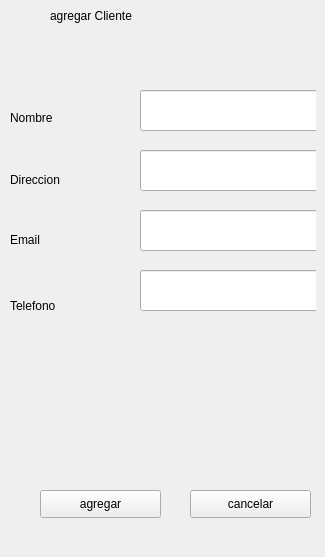
               <widget class="QWidget" name="agregarC">
                <widget class="QWidget" name="widget_9" native="true">
                 <property name="geometry">
                  <rect>
                   <x>10</x>
                   <y>0</y>
                   <width>306</width>
                   <height>548</height>
                  </rect>
                 </property>
                 <widget class="QLineEdit" name="lineEdit_38">
                  <property name="geometry">
                   <rect>
                    <x>130</x>
                    <y>90</y>
                    <width>181</width>
                    <height>41</height>
                   </rect>
                  </property>
                 </widget>
                 <widget class="QLineEdit" name="lineEdit_39">
                  <property name="geometry">
                   <rect>
                    <x>130</x>
                    <y>150</y>
                    <width>181</width>
                    <height>41</height>
                   </rect>
                  </property>
                 </widget>
                 <widget class="QLineEdit" name="lineEdit_40">
                  <property name="geometry">
                   <rect>
                    <x>130</x>
                    <y>210</y>
                    <width>181</width>
                    <height>41</height>
                   </rect>
                  </property>
                 </widget>
                 <widget class="QLineEdit" name="lineEdit_41">
                  <property name="geometry">
                   <rect>
                    <x>130</x>
                    <y>270</y>
                    <width>181</width>
                    <height>41</height>
                   </rect>
                  </property>
                 </widget>
                 <widget class="QLabel" name="label_45">
                  <property name="geometry">
                   <rect>
                    <x>40</x>
                    <y>0</y>
                    <width>241</width>
                    <height>31</height>
                   </rect>
                  </property>
                  <property name="text">
                   <string>agregar Cliente</string>
                  </property>
                 </widget>
                 <widget class="QLabel" name="label_46">
                  <property name="geometry">
                   <rect>
                    <x>0</x>
                    <y>110</y>
                    <width>55</width>
                    <height>16</height>
                   </rect>
                  </property>
                  <property name="text">
                   <string>Nombre</string>
                  </property>
                 </widget>
                 <widget class="QLabel" name="label_47">
                  <property name="geometry">
                   <rect>
                    <x>0</x>
                    <y>170</y>
                    <width>111</width>
                    <height>20</height>
                   </rect>
                  </property>
                  <property name="text">
                   <string>Direccion</string>
                  </property>
                 </widget>
                 <widget class="QLabel" name="label_48">
                  <property name="geometry">
                   <rect>
                    <x>0</x>
                    <y>230</y>
                    <width>91</width>
                    <height>20</height>
                   </rect>
                  </property>
                  <property name="text">
                   <string>Email</string>
                  </property>
                 </widget>
                 <widget class="QLabel" name="label_49">
                  <property name="geometry">
                   <rect>
                    <x>0</x>
                    <y>290</y>
                    <width>101</width>
                    <height>31</height>
                   </rect>
                  </property>
                  <property name="text">
                   <string>Telefono</string>
                  </property>
                 </widget>
                 <widget class="QPushButton" name="pushButton_13">
                  <property name="geometry">
                   <rect>
                    <x>180</x>
                    <y>490</y>
                    <width>121</width>
                    <height>28</height>
                   </rect>
                  </property>
                  <property name="text">
                   <string>cancelar</string>
                  </property>
                  <property name="icon">
                   <iconset>
                    <normaloff>img/cancelar.png</normaloff>img/cancelar.png</iconset>
                  </property>
                  <property name="iconSize">
                   <size>
                    <width>28</width>
                    <height>28</height>
                   </size>
                  </property>
                 </widget>
                 <widget class="QPushButton" name="pushButton_14">
                  <property name="geometry">
                   <rect>
                    <x>30</x>
                    <y>490</y>
                    <width>121</width>
                    <height>28</height>
                   </rect>
                  </property>
                  <property name="text">
                   <string>agregar</string>
                  </property>
                  <property name="icon">
                   <iconset>
                    <normaloff>img/agregar.png</normaloff>img/agregar.png</iconset>
                  </property>
                  <property name="iconSize">
                   <size>
                    <width>28</width>
                    <height>28</height>
                   </size>
                  </property>
                 </widget>
                </widget>
               </widget>
